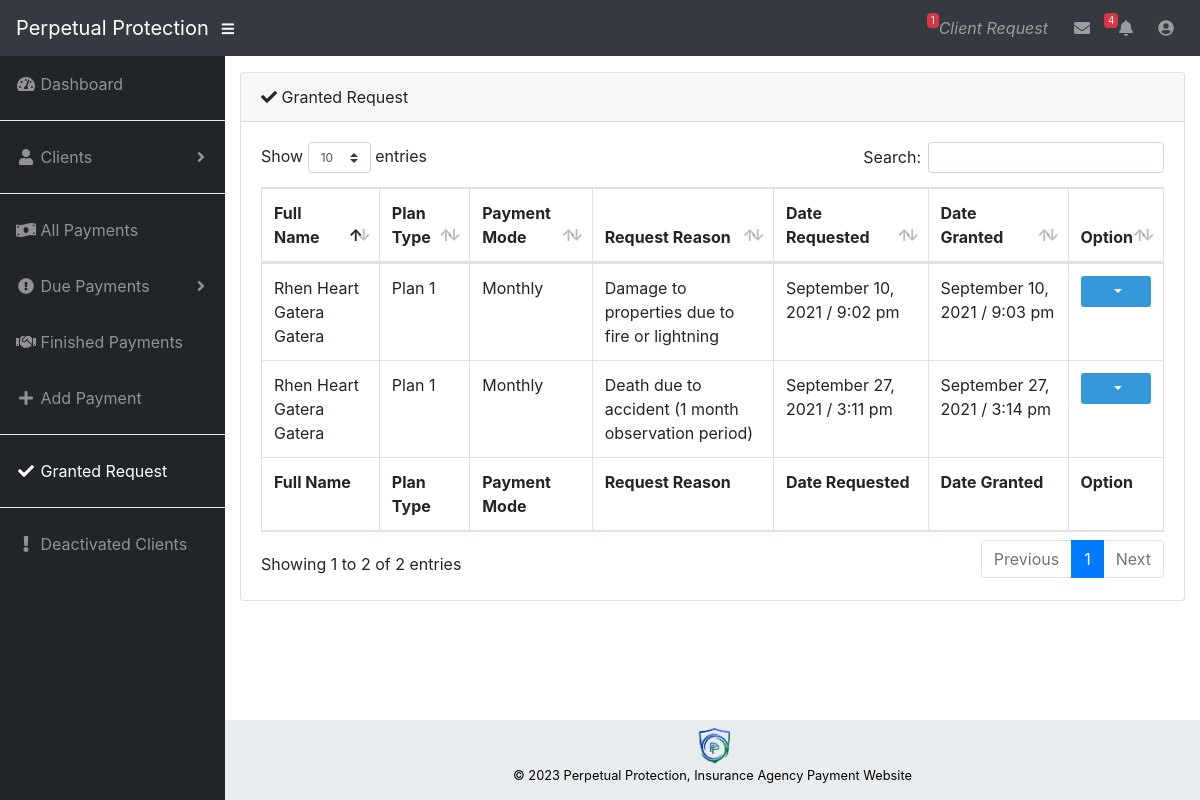
The app's page /admin/grantedRequest.php (signed in) with its own data.
### tables this page shows
CREATE TABLE `clients_request` (
  `request_id` int(11) NOT NULL,
  `client_id` int(11) NOT NULL,
  `plan_type` text NOT NULL,
  `payment_mode` text NOT NULL,
  `fullName` text NOT NULL,
  `contact_number` text NOT NULL,
  `residential_address` text NOT NULL,
  `contractPrice` float(11,2) NOT NULL,
  `payment` float(11,2) NOT NULL,
  `balance` float(11,2) NOT NULL,
  `first_payment` text NOT NULL,
  `last_payment` text NOT NULL,
  `requestReason` text NOT NULL,
  `date` datetime NOT NULL,
  `date_granted` datetime NOT NULL,
  `status` text NOT NULL,
  `request_status` text NOT NULL,
  `type` text NOT NULL
);

### functions/functions.php (called while the page is built, shortened)
<?php
    function fetchAll($query){
        $con = new PDO(DBINFO, DBUSER, DBPASS);
        $stmt = $con->query($query);
        return $stmt->fetchAll();
    }

### admin/grantedRequest.php (the view, shortened to what this page needs)
<?php
  include('../functions/functions.php');
?>
<!DOCTYPE html>
<html lang="en">
  <head>
    <link href="assets/vendor/bootstrap/css/bootstrap.min.css" rel="stylesheet">
    <link href="assets/vendor/fontawesome-free/css/all.min.css" rel="stylesheet" type="text/css">
    <link href="assets/vendor/datatables/dataTables.bootstrap4.css" rel="stylesheet">
    <link href="assets/css/sb-admin.css" rel="stylesheet">
    <link rel="stylesheet" type="text/css" href="assets/css/scroll.css">
    <link rel="stylesheet" type="text/css" href="assets/css/leftscroll3.css">
  </head>
  <body id="page-top">
    <nav class="navbar navbar-expand navbar-dark bg-dark static-top">
      <a class="navbar-brand mr-1" href="adminPanel.php">Perpetual Protection</a>
      <button class="btn btn-link btn-sm text-white order-1 order-sm-0" id="sidebarToggle" href="#">
        <i class="fas fa-bars"></i>
      </button>
      <ul class="navbar-nav ml-auto ml-md-0">
        <li class="nav-item dropdown no-arrow mx-1">
          <a class="nav-link dropdown-toggle" href="#" id="alertsDropdown" role="button" data-toggle="dropdown" aria-haspopup="true" aria-expanded="false">
            <?php
                $query = "SELECT * from `clients_request` where `request_status` = 'ungranted' order by `date` DESC";
                if(count(fetchAll($query))>0){
            ?>
            <span class="badge badge-danger" style="font-size: 10px"><?php echo count(fetchAll($query)); ?></span>
            <?php
                }
            ?>
          </a>
        </li>
        <li class="nav-item dropdown no-arrow mx-1">
          <a class="nav-link dropdown-toggle" href="#" id="alertsDropdown" role="button" data-toggle="dropdown" aria-haspopup="true" aria-expanded="false">
            <i>Client Request</i>
          </a>
        </li>
         <li class="nav-item dropdown no-arrow mx-1">
          <a class="nav-link dropdown-toggle" href="#" id="alertsDropdown" role="button" data-toggle="dropdown" aria-haspopup="true" aria-expanded="false">
            <i class="fas fa-envelope fa-fw"></i>
            <?php
                $query = "SELECT * from `clients` where `notif_status` = 'unread' order by `date_registered` DESC";
                if(count(fetchAll($query))>0){
            ?>
            <span class="badge badge-danger" style="font-size: 10px"><?php echo count(fetchAll($query)); ?></span>
            <?php
                }
            ?>
          </a>
        </li>
        <li class="nav-item dropdown no-arrow mx-1">
          <a class="nav-link dropdown-toggle" href="#" id="messagesDropdown" role="button" data-toggle="dropdown" aria-haspopup="true" aria-expanded="false">
            <i class="fas fa-bell fa-fw"></i>
          </a>
        </li>
        <li class="nav-item dropdown no-arrow">
          <a class="nav-link dropdown-toggle" href="#" id="userDropdown" role="button" data-toggle="dropdown" aria-haspopup="true" aria-expanded="false">
            <i class="fas fa-user-circle fa-fw"></i>
          </a>
        </li>
      </ul>
    </nav>
    <div id="wrapper">
      <ul class="sidebar navbar-nav">
        <li class="nav-item">
          <a class="nav-link" href="z1.php">
            <i class="fas fa-fw fa-tachometer-alt"></i>
            <span>Dashboard</span>
          </a>
        </li>
        <div class="dropdown-divider"></div>
        <li class="nav-item dropdown">
          <a class="nav-link dropdown-toggle" href="#" id="pagesDropdown" role="button" data-toggle="dropdown" aria-haspopup="true" aria-expanded="false">
            <i class="fas fa-fw fa-user"></i>
            <span>Clients</span>
          </a>
        </li>
      <div class="dropdown-divider"></div>
        <li class="nav-item">
          <a class="nav-link" href="adminAllPayments.php">
            <i class="fas fa-fw fa-money-bill-wave"></i>
            <span>All Payments</span>
          </a>
        </li>
        <li class="nav-item dropdown">
          <a class="nav-link dropdown-toggle" href="#" id="pagesDropdown" role="button" data-toggle="dropdown" aria-haspopup="true" aria-expanded="false">
            <i class="fas fa-fw fa-exclamation-circle"></i>
            <span>Due Payments</span>
          </a>
        </li>
         <li class="nav-item">
          <a class="nav-link" href="finishedPayments.php">
            <i class="fas fa-fw fa-handshake"></i>
            <span>Finished Payments</span>
          </a>
        </li>
        <li class="nav-item">
          <a class="nav-link" href="adminAddPayment.php">
            <i class="fas fa-fw fa-plus"></i>
            <span>Add Payment</span>
          </a>
        </li>
         <div class="dropdown-divider"></div>
        <li class="nav-item active">
          <a class="nav-link" href="grantedRequest.php">
            <i class="fas fa-fw fa-check"></i>
            <span>Granted Request</span></a>
        </li>
         <div class="dropdown-divider"></div>
        <li class="nav-item">
          <a class="nav-link" href="adminDeactivatedClient.php">
            <i class="fas fa-fw fa-exclamation"></i>
            <span>Deactivated Clients</span></a>
        </li>
      </ul>
      <div id="content-wrapper">
        <div class="container-fluid">
          <div class="card mb-3">
            <div class="card-header">
              <i class="fas fa-check"></i> Granted Request</div>
            <div class="card-body">
              <div class="table-responsive">
                <?php
                  $query = "SELECT * FROM `clients_request` WHERE request_status='granted' ORDER BY `date`";
                  $result = mysqli_query($db,$query);
                ?>
                <table class="table table-bordered" id="dataTable" width="100%" cellspacing="0">
                  <thead>
                    <tr>
                      <th>Full Name</th>
                      <th>Plan Type</th>
                      <th>Payment Mode</th>
                      <th>Request Reason</th>
                      <th>Date Requested</th>
                      <th>Date Granted</th>
                      <th>Option</th>
                    </tr>
                  </thead>
                  <tfoot>
                    <tr>
                      <th>Full Name</th>
                      <th>Plan Type</th>
                      <th>Payment Mode</th>
                      <th>Request Reason</th>
                      <th>Date Requested</th>
                      <th>Date Granted</th>
                      <th>Option</th>
                    </tr>
                  </tfoot>
                  <tbody>
              <?php
                if($result){
                  while($res = mysqli_fetch_array($result)) {
                    echo "<tr>";
                      echo "<td>".$res['fullName']."</td>";
                      echo "<td>".$res['plan_type']."</td>";
                      echo "<td>".$res['payment_mode']."</td>";
                      echo "<td>".$res['requestReason']."</td>";
                      echo "<td>".date('F j, Y / g:i a',strtotime($res['date']))."</td>";
                      echo "<td>".date('F j, Y / g:i a',strtotime($res['date_granted']))."</td>";
                      echo "<td>
                       <p>
                        <a class=\"btn btn-sm btn-block dropdown-toggle\" style=\"background: #3498db; color: white\" data-toggle=\"collapse\" href=\"#collapseExample\" role=\"button\" aria-expanded=\"false\" aria-controls=\"collapseExample\"><i class\"fas fa-cog\"></i></a>
                        </p>
                        <div class=\"collapse\" id=\"collapseExample\">
                        <a class=\"btn btn-outline-primary btn-sm btn-block\" href=\"clientRequest.php?request_id=$res[request_id]\">View Request</a>
                        <a class=\"btn btn-outline-success btn-sm btn-block\" href=\"adminViewPayments.php?client_id=$res[client_id]\">View Payments</a>
                         <a class=\"btn btn-outline-info btn-sm btn-block\" href=\"adminMsgClient.php?client_id=$res[client_id]\">Message</a>
                        </div>
                        </td>";
                     echo "</tr>";
                  }
                }?>
                  </tbody>
                </table>
              </div>
            </div>
          </div>
        </div>
        <footer class="sticky-footer">
          <div class="container my-auto">
            <div class="copyright text-center my-auto">
                 <a style="pointer-events: none;"><img src="../images/logo.png" width="50px"></a>
             <p style="color: #000">&copy; <script>document.write(new Date().getFullYear())</script> Perpetual Protection, Insurance Agency Payment Website
             </p>
            </div>
          </div>
        </footer>
      </div>
    </div>
  </body>
</html>

### admin/assets/css/sb-admin.css (style rules this page uses)
html { position: relative; min-height: 100%; }
body { height: 100%; }
#wrapper { display: -webkit-box; display: -ms-flexbox; display: flex; }
#wrapper #content-wrapper { overflow-x: hidden; width: 100%; padding-top: 1rem; padding-bottom: 80px; }
.navbar-nav .nav-item.active .nav-link { color: #fff; }
.navbar-nav .nav-item.dropdown .dropdown-toggle::after { width: 1rem; text-align: center; float: right; vertical-align: 0; border: 0; font-weight: 900; content: '\f105'; font-family: 'Font Awesome 5 Free'; }
.navbar-nav .nav-item.dropdown.no-arrow .dropdown-toggle::after { display: none; }
.navbar-nav .nav-item .nav-link .badge { position: absolute; margin-left: 0.75rem; top: 0.3rem; font-weight: 400; font-size: 0.5rem; }
.sidebar { width: 90px !important; background-color: #212529; min-height: calc(100vh - 56px); }
.sidebar .nav-item:last-child { margin-bottom: 1rem; }
.sidebar .nav-item .nav-link { text-align: center; padding: 0.75rem 1rem; width: 90px; }
.sidebar .nav-item .nav-link span { font-size: 0.65rem; display: block; }
.sidebar .nav-item.dropdown .dropdown-toggle::after { display: none; }
.sidebar .nav-item .nav-link { color: rgba(255, 255, 255, 0.5); }
@media (min-width: 768px) { .sidebar { width: 225px !important; } }
@media (min-width: 768px) { .sidebar .nav-item .nav-link { display: block; width: 100%; text-align: left; padding: 1rem; width: 225px; } }
@media (min-width: 768px) { .sidebar .nav-item .nav-link span { font-size: 1rem; display: inline; } }
@media (min-width: 768px) { .sidebar .nav-item.dropdown .dropdown-toggle::after { display: block; } }
:root { --input-padding-x: 0.75rem; --input-padding-y: 0.75rem; }
footer.sticky-footer { display: -webkit-box; display: -ms-flexbox; display: flex; position: absolute; right: 0; bottom: 0; width: calc(100% - 90px); height: 80px; background-color: #e9ecef; }
footer.sticky-footer .copyright { line-height: 1; font-size: 0.8rem; }
@media (min-width: 768px) { footer.sticky-footer { width: calc(100% - 225px); } }

### records on screen
clients_request: fullName "Rhen Heart Gatera Gatera", plan_type "Plan 1", payment_mode "Monthly", requestReason "Damage to properties due to fire or lightning", date "September 10, 2021 / 9:02 pm", date_granted "September 10, 2021 / 9:03 pm"
clients_request: fullName "Rhen Heart Gatera Gatera", plan_type "Plan 1", payment_mode "Monthly", requestReason "Death due to accident (1 month observation period)", date "September 27, 2021 / 3:11 pm", date_granted "September 27, 2021 / 3:14 pm"

### other values on screen
count(fetchAll($query)) "1"
count(fetchAll($query)) "4"
